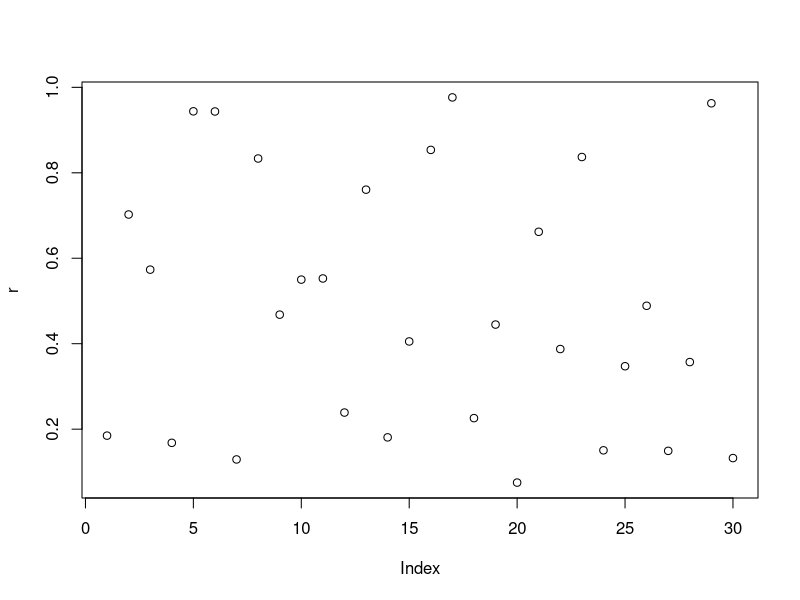
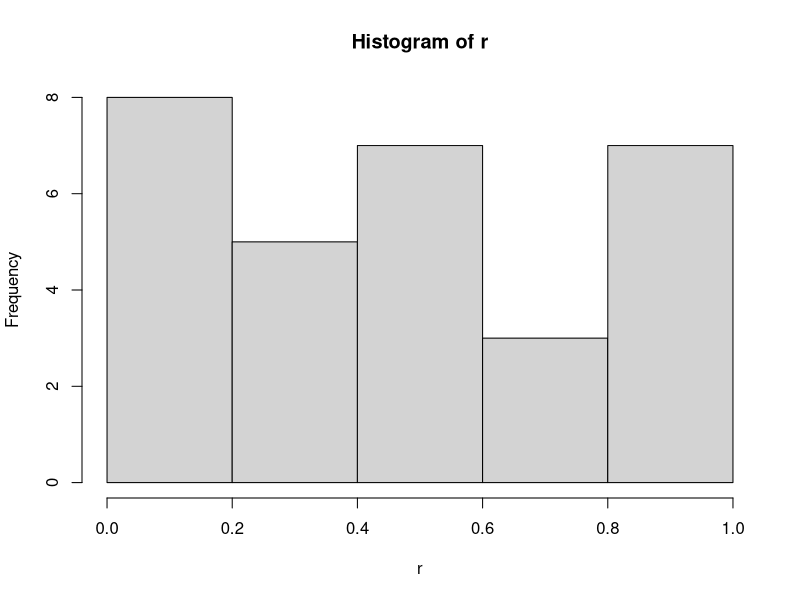
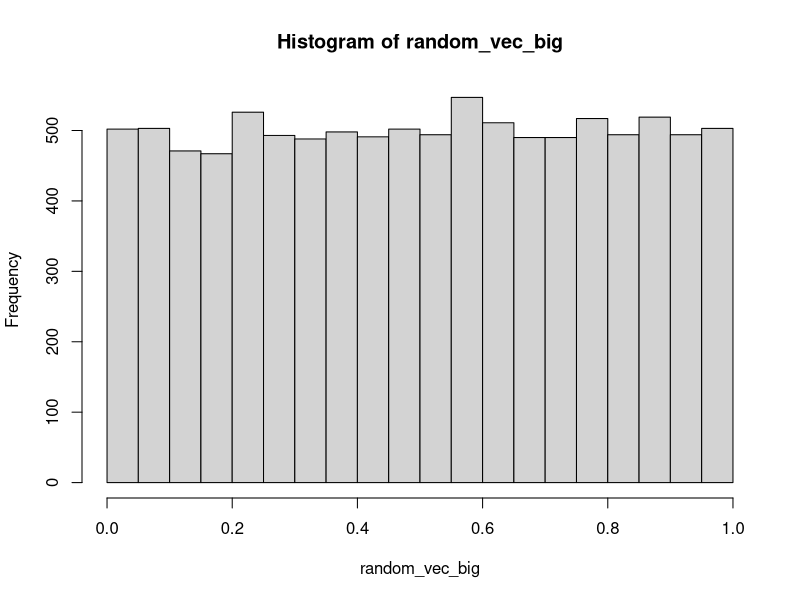
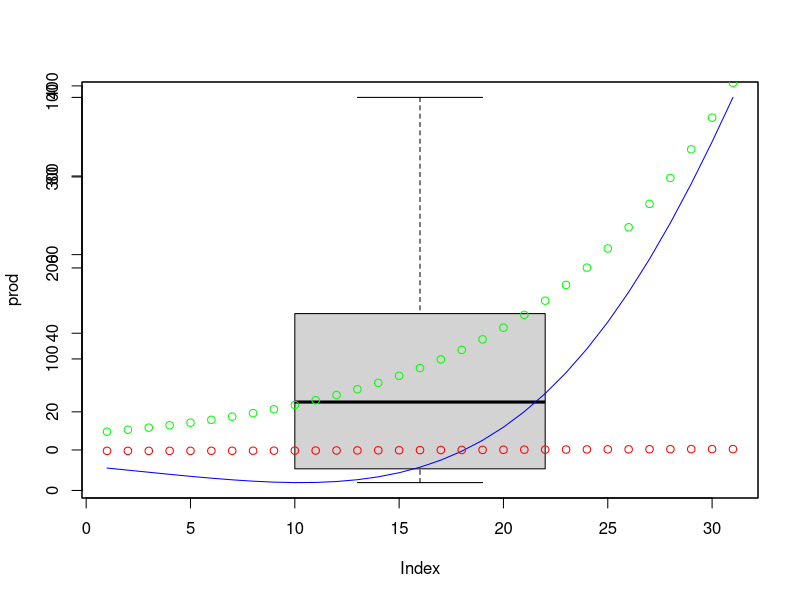
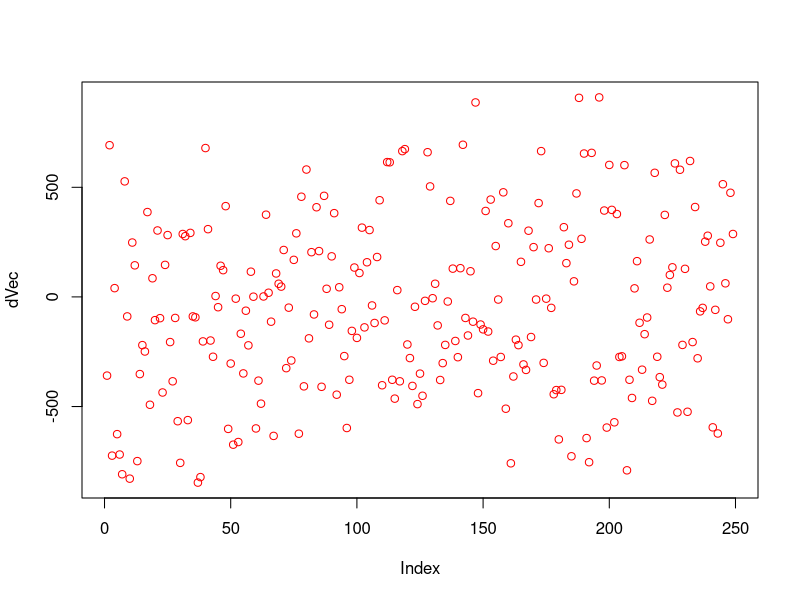
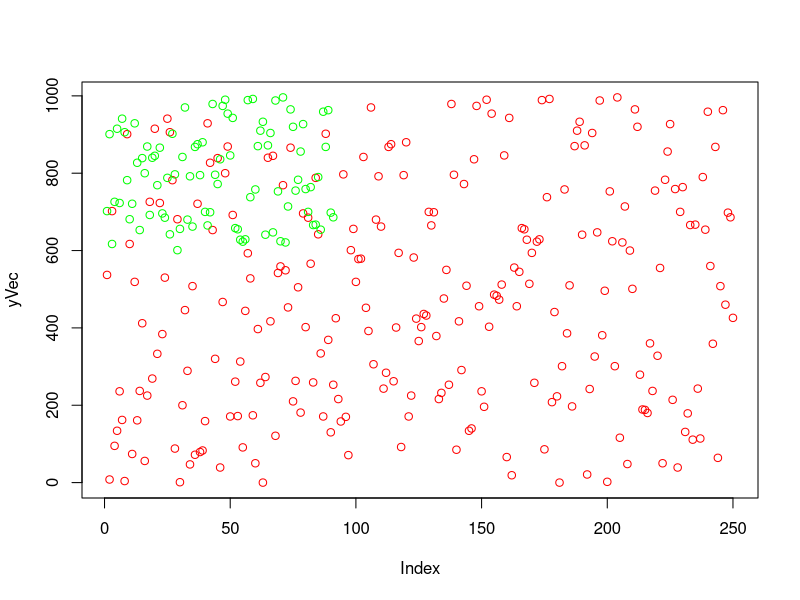

Generate these figures, in order, with R:
## ---- chunk 1
knitr::opts_chunk$set(echo = TRUE)
## ---- chunk 2
a <- 2
b <- 50
c <- 3

a+b
## ---- chunk 3
b/a
## ---- chunk 4
50%%3
## ---- chunk 5
sin(0)
## ---- chunk 6
cos(0)
## ---- chunk 7
sin45 <- sin(pi/4)
4*asin(sin45)
## ---- chunk 8
e3 <- exp(3)
log(e3)
## ---- chunk 9
# create 
a_vec <- c(3, 50, 5, 6, 10, 40, 20, 2, 100, 30, 25, 80) 
# length 
length(a_vec)
## ---- chunk 10
# sum
sum(a_vec)
## ---- chunk 11
# cumulative sum
cumsum(a_vec)
## ---- chunk 12
# summary statistics
summary(a_vec)
## ---- chunk 13
# variance
var(a_vec)
## ---- chunk 14
# is it reatlly a vector?
str(a_vec)
## ---- chunk 15
# was that not clear?
is.vector(a_vec)
## ---- chunk 16
# assign the 5th element of a_vec to d
d <- a_vec[5]
a_vec
## ---- chunk 17
# what does this mean?
length(d)
## ---- chunk 18
# Really? Well, ...
is.vector(d)
## ---- chunk 19
# how about random numbers?
random_vec <- runif(20)
length(random_vec)
## ---- chunk 20
random_vec
## ---- chunk 21
# what if random_vec was really big?
random_vec_big <- runif(10000)
length(random_vec_big)
## ---- chunk 22
head(random_vec_big)
## ---- chunk 23
# need more than 6?
head(random_vec_big, 20)
## ---- chunk 24
# too many decimal places?
options(digits = 2)
tail(random_vec_big)
## ---- chunk 25
# What if I want my random series to be repeatable?
set.seed(2)
r <- runif(30)
head(r,10)
## ---- chunk 26
r1 <- runif(20)
head(r1,10)
## ---- chunk 27
set.seed(2)
s <- runif(10)
s
## ---- chunk 28
# not enough digits?
options(digits = 4)
head(r)
## ---- chunk 29
head(s)
## ---- chunk 30
# can I get a picture of that?
plot(r)
## ---- chunk 31
# that's not very helpful. Histogram.
hist(r)
## ---- chunk 32
# doesn't look uniform? increase the sample size
hist(random_vec_big)
## ---- chunk 33
boxplot(a_vec)
## ---- chunk 34
# make a random matrix 
A <- matrix(data = floor(30*runif(16)), nrow = 4) 
A
## ---- chunk 35
# how big is the matrix?
dim(A)
## ---- chunk 36
# Let's make a vector to multiply by A
b <- floor(20*runif(dim(A)[2]))
b
## ---- chunk 37
# solve Ax = b
x <- solve(A,b)
x
## ---- chunk 38
b1 <- A%*%x
b1
## ---- chunk 39
b2 <- as.vector(A%*%x) #coerce b2 into a vector (column convert to roll)
b2
## ---- chunk 40
# inner product dot(e,f) = e'f
e <- floor(20*runif(4))
f <- floor(20*runif(4))
e
## ---- chunk 41
f
## ---- chunk 42
crossprod(e,f)
## ---- chunk 43
sum(e*f)
## ---- chunk 44
t(e)%*%f #transfer e crossprod f?
## ---- chunk 45
# outer product
outer(e,f,"*")
## ---- chunk 46
outer(e,f,">")
## ---- chunk 47
#using automatic coersion
outer(e,f,">")*1
## ---- chunk 48
e1q1a <- c(1:20)
## ---- chunk 49
e1q1b <- c(20:1)
## ---- chunk 50
e1q1c <- c(c(1:20),c(19:1))
head(e1q1c,39)
## ---- chunk 51
tmp <- c(4,6,3)
## ---- chunk 52
e1q1e <- c(rep(tmp, time=10))
e1q1e
## ---- chunk 53
e1q1f <- c(rep(tmp, length=31))
e1q1f
## ---- chunk 54
e1q1g <- c(rep(tmp, c(10,20,30)))
e1q1g
## ---- chunk 55
par(new=TRUE)
x <- seq(3,6,by=0.1)
prod <- exp(x)*cos(x)
plot(prod, col="blue", type="l") #(type set to "line")
points(cos(x),col="red")
points(exp(x),col="green")
## ---- chunk 56
x <- seq(3, 36, by=3)
y <- seq(1, 34, by=3)
a <- (0.1^x)*(0.2^y)
a
## ---- chunk 57
x <- seq(1:25)
b <- (2^x)/x
b
## ---- chunk 58
i <- c(10:100)
a <- sum(i^3+4*i^2)
a
## ---- chunk 59
i <- (1:25)
b <- sum((2^i)/i + (3^i)/(i^2))
b
## ---- chunk 60
paste("label", 1:30)
## ---- chunk 61
paste0("fn", 1:30)
## ---- chunk 62
set.seed(50)
xVec <- sample(0:999, 250, replace=T)
yVec <- sample(0:999, 250, replace=T) 
## ---- chunk 63
yVeca <- yVec[-1]#delete the first element
xVeca <- xVec[-length(xVec)]#dropping the last one, can also use"-250" instead of "-length"
dVec <- yVeca - xVeca
plot(dVec, col="red")
## ---- chunk 64
yVecb <- yVec[-length(yVec)]
xVecb <- xVec[-1]
eVec <- sin(yVecb)/cos(xVecb)
eVec
## ---- chunk 65
xVecc1 <- xVec[-c((length(xVec)-1):length(xVec))]
xVecc2 <- xVec[-c(1, length(xVec))]
xVecc3 <- xVec[-c(1, 2)]
fVec <- xVecc1 + 2*xVecc2 - xVecc3
fVec
## ---- chunk 66
e <- 2.718281828459
xVecd1 <- xVec[-1]
xVecd2 <- xVec[-length(xVec)]
gVec <- (e^(-xVecd1))/(xVecd2+10)
gVec
## ---- chunk 67
set.seed(50)
xVec <- sample(0:999, 250, replace=T)
yVec <- sample(0:999, 250, replace=T)
## ---- chunk 68
plot(yVec, col="red")
bVec <- yVec[yVec>600]
points(bVec, col="green")
bVec
## ---- chunk 69
i <- (1:250)
c <- (601:999)
n <- c(is.element(yVec[i], c)*1)
n
## ---- chunk 70
m <- xVec*n
m
## ---- chunk 71
i <- (1:250)
xbar <- mean(xVec[i])
xbar
v <- c(sqrt(abs(xVec[i] - xbar)))
v
## ---- chunk 72
i <- (1:250)
q <- max(yVec[i]) - 200
q
c <- (q:max(yVec[i]))
n <- c(is.element(yVec[i], c)*1)
sum(n[i])
## ---- chunk 73
i <- (1:250)
z <- c(is.element(xVec[i]%%2,0)*1)
sum(z[i])
## ---- chunk 74
g <- sort(xVec, decreasing=FALSE)
g
## ---- chunk 75
i <- seq(1, 250, by=3)
h <- c(yVec[i])
h
## ---- chunk 76
i <- c(1:19)
a <- cumprod(2*i)
b <- cumprod(2*i+1)
j <- 1+sum(a[i]/b[i])
j
## ---- chunk 77
A <- matrix(data = c(1,1,3,5,2,6,-2,-1,-3), nrow = 3, byrow = TRUE) 
A
## ---- chunk 78
A%*%A%*%A
## ---- chunk 79
Ab <- A
Ab[7:9] <- Ab[4:6]+A[7:9]
Ab
## ---- chunk 80
b <- c(10, -10, 10)
B <- matrix(data = c(rep(b, time=15)), nrow = 15, byrow = TRUE)
B
## ---- chunk 81
BT <- t(B) #Transfer B
BT
## ---- chunk 82
BT %*% B
## ---- chunk 83
matE <- matrix(data = seq(0, 0, length=36), nrow = 6, byrow = TRUE)
matE
row(matE)
## ---- chunk 84
c <- c(0, 1, 0, 0, 0, 0, 1)
C <- matrix(data=rep(c, len=36), nrow = 6, byrow = TRUE)
C
#or
#A <- matrix(0, nrow=6, ncol=6, byrow=TRUE)
#(abs(col(A)-row(A))==1)*1
## ---- chunk 85
outer(0:4,0:4,"+") #if no "+" then default is multiplication
## ---- chunk 86
outer(0:4,0:4,"+") %% 5
## ---- chunk 87
outer(0:9,0:9,"+") %% 10
## ---- chunk 88
outer(0:8,9:1,"+") %% 9
## ---- chunk 89
A <- abs(outer(0:4,1:5,"-") + 1) + 1
b <- c(7, -1, -3, 5, 17)
# solve Ax = b
x <- solve(A,b)
x
## ---- chunk 90
set.seed(75)
aMat <- matrix( sample(10, size=60, replace=T), nr=6)
aMat
## ---- chunk 91
c <- (5:10)
i <- is.element(aMat, c) * 1
aMatb <- matrix(data = i, nrow = 6, byrow = TRUE)
aMatb
## ---- chunk 92
n1 <- sum(aMatb[1,1:10])
n2 <- sum(aMatb[2,1:10])
n3 <- sum(aMatb[3,1:10])
n4 <- sum(aMatb[4,1:10])
n5 <- sum(aMatb[5,1:10])
n6 <- sum(aMatb[6,1:10])
n <- c(n1, n2, n3, n4, n5, n6)
n
## ---- chunk 93
i <- is.element(aMat, 7) * 1
aMatc <- matrix(data = i, nrow = 6, byrow = TRUE)
aMatc
## ---- chunk 94
n1 <- sum(aMatc[1,1:10])
n2 <- sum(aMatc[2,1:10])
n3 <- sum(aMatc[3,1:10])
n4 <- sum(aMatc[4,1:10])
n5 <- sum(aMatc[5,1:10])
n6 <- sum(aMatc[6,1:10])
n <- c(n1, n2, n3, n4, n5, n6)
n
## ---- chunk 95
is.element(n, 2)*1
## ---- chunk 96

## ---- chunk 97
i <- c(1:20)
j <- c(1:5)
sum((i^4)/(3+j))
## ---- chunk 98
i <- c(1:20)
j <- c(1:5)
sum((i^4)/(3+i*j))
## ---- chunk 99
sum <- 0
for (i in 1:20) {
  for (j in 1:i) {
    sum <- sum + (i^4)/(3+i*j)
  }
}
sum
